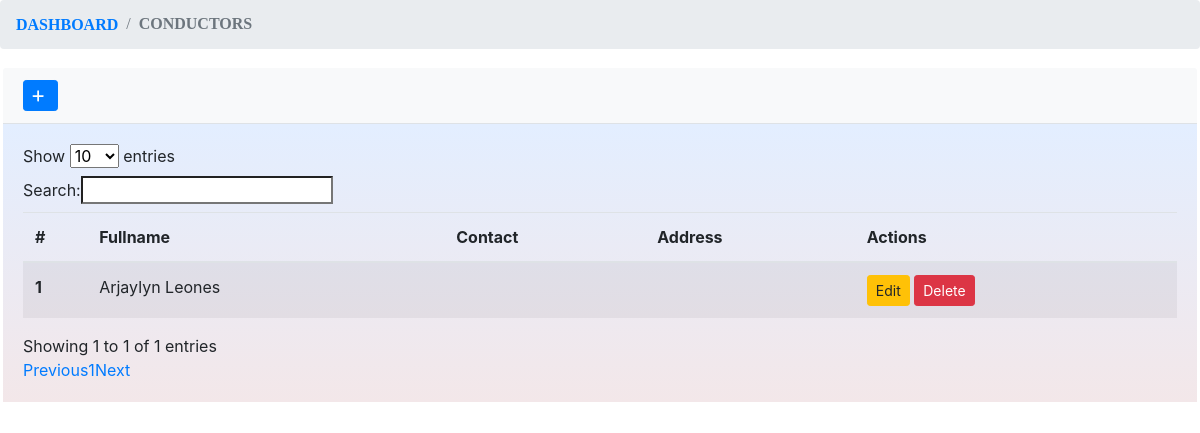
/admin/pages/conductor, run on an earlier commit of the app's database.
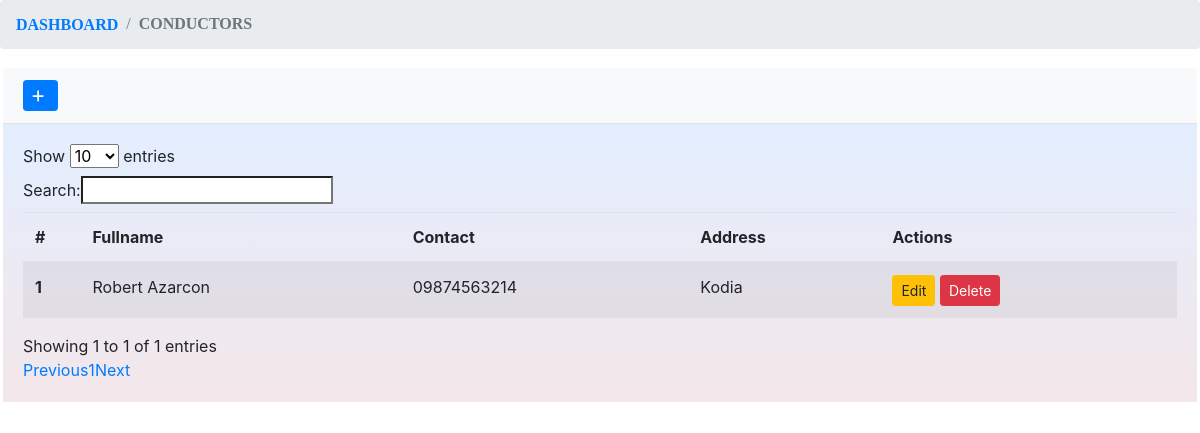
And on a later commit of the database.
### tables this page shows
CREATE TABLE `tblconductor` (
  `id` int(11) NOT NULL,
  `name` varchar(250) NOT NULL,
  `liscenseNum` varchar(100) NOT NULL,
  `phone` varchar(150) NOT NULL,
  `address` varchar(250) NOT NULL,
  `driver_id` int(11) NOT NULL
);

### admin/pages/conductor.php (the view, shortened to what this page needs)
<!doctype html>
<html lang="en">
<head>
    <link rel="stylesheet" href="./assets/bootstrap/css/bootstrap.min.css" />
    <link rel="stylesheet" href="https://cdnjs.cloudflare.com/ajax/libs/font-awesome/4.7.0/css/font-awesome.min.css">
    <link rel="stylesheet" href="./assets/styles.css" />
</head>
<div>
    <nav aria-label="breadcrumb">
        <ol class="breadcrumb">
        <li class="breadcrumb-item"><a href="/onlinebusreservation/admin" style="font-family: 'Times New Roman', serif;"><b>DASHBOARD</b></a></li>
            <li class="breadcrumb-item active" aria-current="page" style="font-family: 'Times New Roman', serif;"><b>CONDUCTORS</b></li>
     </ol>
    </nav>
    <div class="card">
        <div class="card-header">
            <button type="button" class="btn btn-primary btn-sm" data-toggle="modal" data-target="#newDriverModal">
            <i class="fa fa-plus">  New Conductor </i>
            </button>
        </div>
        <div class="card-body" style="background-image: linear-gradient(to top, #f3e7e9 0%, #e3eeff 99%, #e3eeff 100%);">
            <table id="myTable" class="table table-striped">
                <thead>
                    <tr>
                        <th scope="col">#</th>
                        <th scope="col">Fullname</th>
                        <th scope="col">Contact</th>
                        <th scope="col">Address</th>
                        <th scope="col">Actions</th>
                    </tr>
                </thead>
                <tbody>
                    <?php
                    $result = mysqli_query($conn,"SELECT * FROM tblconductor");
                    $i=1;
                    while($row = mysqli_fetch_array($result)) {
                ?>
                    <tr id="<?php echo $row["id"]; ?>">
                        <th scope="row" data-label="#"> <?php echo $i; ?></th>
                        <td data-label="Fullname"><?php echo $row["name"]; ?></td>
                        <td data-label="Contact"><?php echo $row["phone"]; ?></td>
                        <td data-label="Address"><?php echo $row["address"]; ?></td>
                        <td data-label="Actions">
                            <a href="#driverEditModal" class="btn btn-sm btn-warning driverUpdate"
                                data-id="<?php echo $row["id"]; ?>" data-name="<?php echo $row["name"]; ?>"
                                data-phone="<?php echo $row["phone"]; ?>" data-address="<?php echo $row["address"]; ?>"
                                 data-toggle="modal">Edit</a>
                            <a href="#driverDeleteModal" class="btn btn-sm btn-danger driverDelete"
                                data-id="<?php echo $row["id"]; ?>" data-toggle="modal">Delete</a>
                        </td>
                    </tr>
                    <?php
				    $i++;
				    }
				?>
                </tbody>
            </table>
        </div>
    </div>
</div>

What changed in the data, as far as the page shows it:
removed tblconductor: name "Arjaylyn Leones"
added tblconductor: name "Robert Azarcon", phone "09874563214", address "Kodia"
